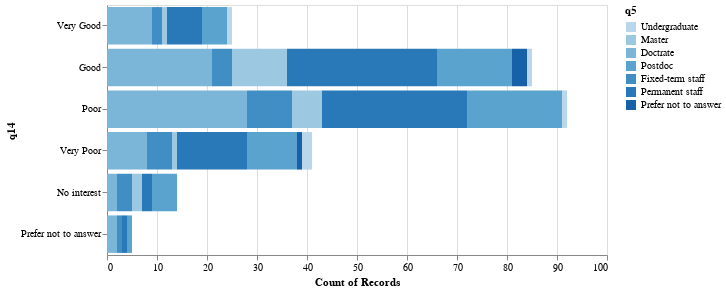

The code cell stored with this chart in its notebook:
### Code cell
alt.Chart(data).mark_bar().encode(
    alt.Y("q14"),
    alt.X("count()"),
    alt.Color("q5").scale(scheme="blues"),
).properties(
    width=500,
    height=250
)

### Figure 1 — Vega-Lite specification as saved in the notebook (floating-point values rounded to 4 significant figures; data arrays with more than 128 entries replaced by an {"elided": "..."} marker saying what was removed)
{"config": {"view": {"continuousWidth": 300, "continuousHeight": 300}}, "data": {"name": "data-68297e55635e3d51b7ebee18f4a1e0f4"}, "mark": {"type": "bar"}, "encoding": {"color": {"field": "q5", "scale": {"scheme": "blues"}, "sort": ["Undergraduate", "Master", "Doctrate", "Postdoc", "Fixed-term staff", "Permanent staff", "Prefer not to answer"], "type": "ordinal"}, "x": {"aggregate": "count", "type": "quantitative"}, "y": {"field": "q14", "sort": ["Very Good", "Good", "Poor", "Very Poor", "No interest", "Prefer not to answer"], "type": "ordinal"}}, "height": 250, "width": 500, "$schema": "https://vega.github.io/schema/vega-lite/v5.8.0.json", "datasets": {"data-68297e55635e3d51b7ebee18f4a1e0f4": {"elided": "262 records"}}}
